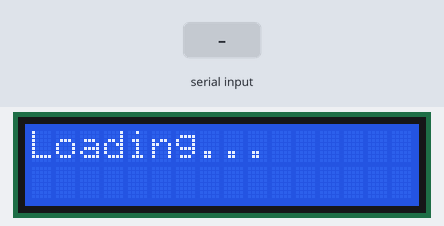
This sketch was run on a simulated Arduino Uno, built with avr-gcc and run on an emulated ATmega328P. Parts: 16×2 character LCD. The inputs (shaded band) are chosen by the test bench.

Above: at 1.2 s.
1.3 s: "a" received over Serial
At 2.5 s:
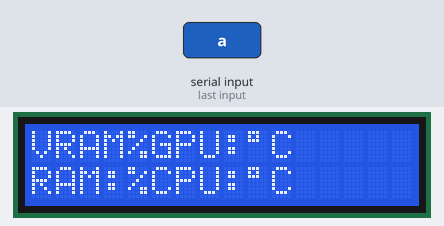
2.8 s: "b" received over Serial
At 4.0 s:
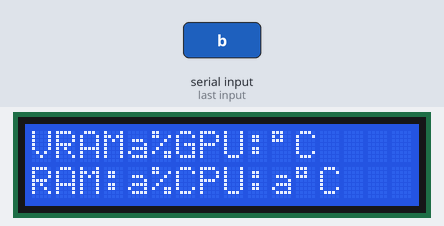
4.3 s: "c" received over Serial
At 5.1 s:
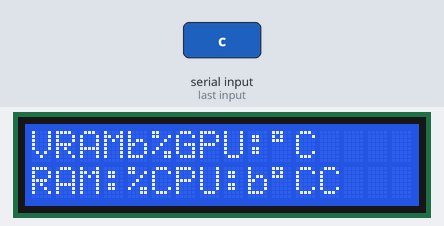
5.8 s: "d" received over Serial
At 6.2 s:
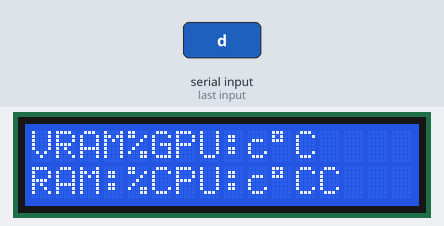
7.3 s: "e" received over Serial
At 8.5 s:
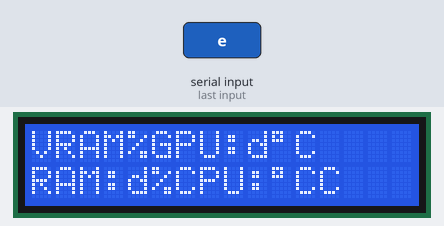
8.8 s: "a" received over Serial
At 9.7 s:
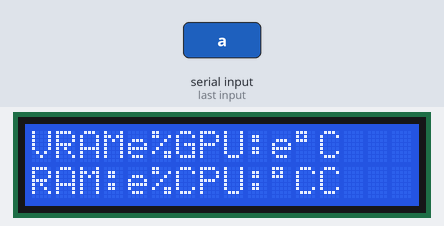
Timing chart, 0 to 11.3 s (numbered marks = the images above; inputs shaded):
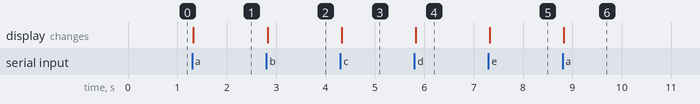

Measured:
- after the input at 1.3 s, the display: changes at once (image 1)
- after the input at 2.8 s, the display: changes at once (image 2)
- after the input at 4.3 s, the display: changes at once (image 3)
- after the input at 5.8 s, the display: changes at once (image 4)
- after the input at 7.3 s, the display: changes at once (image 5)
- after the input at 8.8 s, the display: changes at once (image 6)

The sketch:

LCDArduinoMonitor.ino
```cpp
#include <Wire.h>
#include <LiquidCrystal_I2C.h>

LiquidCrystal_I2C lcd(0x27, 16, 2); // set the LCD address to 0x27 USE I2C SCANNER TO FIND YOUR ADDRESS IF THIS IS NOT IT
int incomingByte = 0;
String data;
String a;
String b;
String c;
String d;
void setup()
{
  lcd.init();                      // initialize the lcd
  lcd.backlight();
  lcd.print("Loading...");
  Serial.begin(9600);             //start serial
}

void loop()
 {
  while (Serial.available()) {
    data = Serial.readString(); // read the incoming data as string
    int a1 = data.indexOf("a");
    int b1 = data.indexOf("b");
    int c1 = data.indexOf("c");
    int d1 = data.indexOf("d");
    int e1 = data.indexOf("e");
    a = data.substring(a1 + 1, b1);
    b = data.substring(b1 + 1, c1);
    c = data.substring(c1 + 1, d1);
    d = data.substring(d1 + 1, e1);
  }
while(!Serial.available());{
  lcd.setCursor(0, 0);
  lcd.print("VRAM"+c+"%"+"GPU:" + a + ((char)223)+"C");
  lcd.setCursor(0, 1);
  lcd.print("RAM:" + b + "%CPU:"+ d + ((char)223) + "C");

}
}
```
